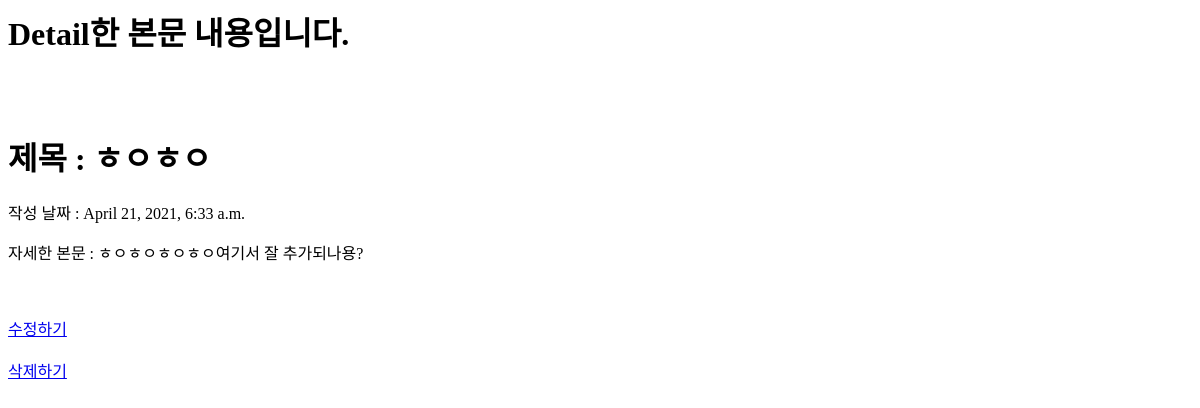
Before: /blog/7 with the older database file.
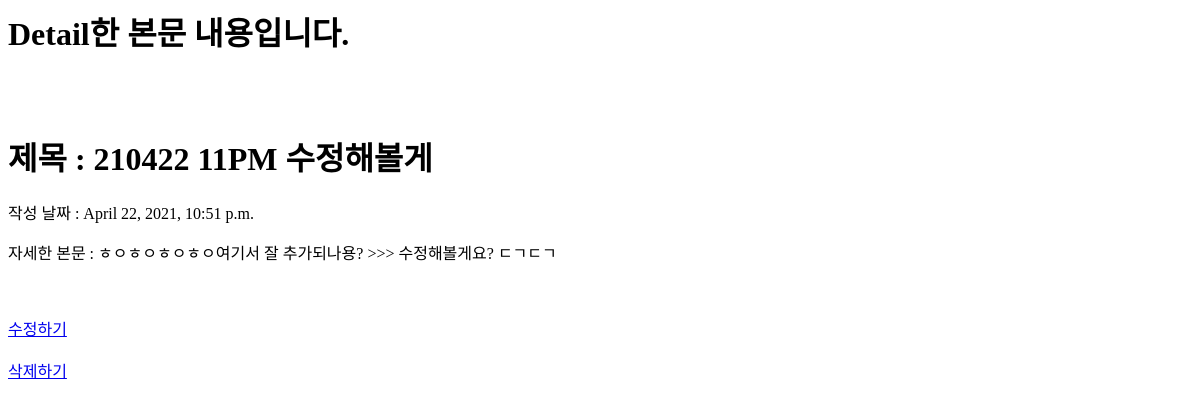
After: the same page with the newer database file.
### blog/models.py (models this page shows, shortened)
class Blog(models.Model) :
    title = models.CharField(max_length=200)
    pub_date = models.DateTimeField('date published')
    body = models.TextField()

### blog/views.py (the view)
# urls.py: path('blog/<int:blog_id>', blog.views.detail, name = 'detail'),
def detail(request, blog_id) :
    blog_detail = get_object_or_404(Blog, pk = blog_id)
    return render(request, 'detail.html', {'blog' : blog_detail})

### blog/templates/detail.html (shortened to what this page needs)
<h1>Detail한 본문 내용입니다.</h1>
<h1>제목 : {{blog.title}}</h1>
<p>작성 날짜 : {{blog.pub_date}}</p>
<p>자세한 본문 : {{blog.body}}</p>
<a href="{% url 'edit' blog.id %}">수정하기</a>
<a href="{% url 'delete' blog.id %}">삭제하기</a>

Changed rows visible on the page:
changed Blog: title "ㅎㅇㅎㅇ" → "210422 11PM 수정해볼게"; pub_date "April 21, 2021, 6:33 a.m." → "April 22, 2021, 10:51 p.m."; body "ㅎㅇㅎㅇㅎㅇㅎㅇ여기서 잘 추가되나용?" → "ㅎㅇㅎㅇㅎㅇㅎㅇ여기서 잘 추가되나용? >>> 수정해볼게요? ㄷㄱㄷㄱ"
